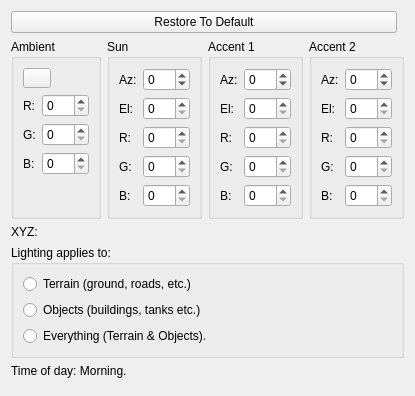
<?xml version="1.0" encoding="UTF-8"?>
<ui version="4.0">
 <class>WBQtGlobalLightPanel</class>
 <widget class="QWidget" name="WBQtGlobalLightPanel">
  <property name="windowTitle">
   <string>Global Light Options</string>
  </property>
  <layout class="QVBoxLayout" name="rootLayout">
   <item>
    <layout class="QHBoxLayout" name="resetRow">
     <item>
      <widget class="QPushButton" name="resetBtn">
       <property name="text">
        <string>Restore To Default</string>
       </property>
      </widget>
     </item>
     <item>
      <spacer name="resetSpacer">
       <property name="orientation">
        <enum>Qt::Horizontal</enum>
       </property>
      </spacer>
     </item>
    </layout>
   </item>
   <item>
    <layout class="QHBoxLayout" name="groupsRow">
     <item>
      <widget class="QGroupBox" name="ambientBox">
       <property name="title">
        <string>Ambient</string>
       </property>
       <layout class="QGridLayout" name="ambGrid" rowstretch="0,0,0,0,1">
        <item row="0" column="0" colspan="2">
         <widget class="QPushButton" name="ambientSwatch">
          <property name="minimumSize">
           <size>
            <width>28</width>
            <height>20</height>
           </size>
          </property>
          <property name="maximumSize">
           <size>
            <width>28</width>
            <height>20</height>
           </size>
          </property>
         </widget>
        </item>
        <item row="1" column="0">
         <widget class="QLabel" name="ambRLabel">
          <property name="text">
           <string>R:</string>
          </property>
         </widget>
        </item>
        <item row="1" column="1">
         <widget class="QSpinBox" name="ambR">
          <property name="maximum">
           <number>255</number>
          </property>
         </widget>
        </item>
        <item row="2" column="0">
         <widget class="QLabel" name="ambGLabel">
          <property name="text">
           <string>G:</string>
          </property>
         </widget>
        </item>
        <item row="2" column="1">
         <widget class="QSpinBox" name="ambG">
          <property name="maximum">
           <number>255</number>
          </property>
         </widget>
        </item>
        <item row="3" column="0">
         <widget class="QLabel" name="ambBLabel">
          <property name="text">
           <string>B:</string>
          </property>
         </widget>
        </item>
        <item row="3" column="1">
         <widget class="QSpinBox" name="ambB">
          <property name="maximum">
           <number>255</number>
          </property>
         </widget>
        </item>
       </layout>
      </widget>
     </item>
     <item>
      <widget class="QGroupBox" name="sunBox">
       <property name="title">
        <string>Sun</string>
       </property>
       <layout class="QGridLayout" name="sunGrid" rowstretch="0,0,0,0,0,1">
        <item row="0" column="0">
         <widget class="QLabel" name="azLabel0">
          <property name="text">
           <string>Az:</string>
          </property>
         </widget>
        </item>
        <item row="0" column="1">
         <widget class="WBQtScrubSpinBox" name="azimuth0">
          <property name="toolTip">
           <string>Azimuth (drag left/right to scrub)</string>
          </property>
          <property name="wrapping">
           <bool>true</bool>
          </property>
          <property name="decimals">
           <number>0</number>
          </property>
          <property name="maximum">
           <double>359.000000000000000</double>
          </property>
          <property name="singleStep">
           <double>1.000000000000000</double>
          </property>
         </widget>
        </item>
        <item row="1" column="0">
         <widget class="QLabel" name="elLabel0">
          <property name="text">
           <string>El:</string>
          </property>
         </widget>
        </item>
        <item row="1" column="1">
         <widget class="WBQtScrubSpinBox" name="elevation0">
          <property name="toolTip">
           <string>Elevation (drag up/down to scrub)</string>
          </property>
          <property name="decimals">
           <number>0</number>
          </property>
          <property name="maximum">
           <double>90.000000000000000</double>
          </property>
          <property name="singleStep">
           <double>1.000000000000000</double>
          </property>
         </widget>
        </item>
        <item row="2" column="0">
         <widget class="QLabel" name="diffRLabel0">
          <property name="text">
           <string>R:</string>
          </property>
         </widget>
        </item>
        <item row="2" column="1">
         <widget class="QSpinBox" name="diffR0">
          <property name="maximum">
           <number>255</number>
          </property>
         </widget>
        </item>
        <item row="3" column="0">
         <widget class="QLabel" name="diffGLabel0">
          <property name="text">
           <string>G:</string>
          </property>
         </widget>
        </item>
        <item row="3" column="1">
         <widget class="QSpinBox" name="diffG0">
          <property name="maximum">
           <number>255</number>
          </property>
         </widget>
        </item>
        <item row="4" column="0">
         <widget class="QLabel" name="diffBLabel0">
          <property name="text">
           <string>B:</string>
          </property>
         </widget>
        </item>
        <item row="4" column="1">
         <widget class="QSpinBox" name="diffB0">
          <property name="maximum">
           <number>255</number>
          </property>
         </widget>
        </item>
       </layout>
      </widget>
     </item>
     <item>
      <widget class="QGroupBox" name="accent1Box">
       <property name="title">
        <string>Accent 1</string>
       </property>
       <layout class="QGridLayout" name="accent1Grid" rowstretch="0,0,0,0,0,1">
        <item row="0" column="0">
         <widget class="QLabel" name="azLabel1">
          <property name="text">
           <string>Az:</string>
          </property>
         </widget>
        </item>
        <item row="0" column="1">
         <widget class="WBQtScrubSpinBox" name="azimuth1">
          <property name="toolTip">
           <string>Azimuth (drag left/right to scrub)</string>
          </property>
          <property name="wrapping">
           <bool>true</bool>
          </property>
          <property name="decimals">
           <number>0</number>
          </property>
          <property name="maximum">
           <double>359.000000000000000</double>
          </property>
          <property name="singleStep">
           <double>1.000000000000000</double>
          </property>
         </widget>
        </item>
        <item row="1" column="0">
         <widget class="QLabel" name="elLabel1">
          <property name="text">
           <string>El:</string>
          </property>
         </widget>
        </item>
        <item row="1" column="1">
         <widget class="WBQtScrubSpinBox" name="elevation1">
          <property name="toolTip">
           <string>Elevation (drag up/down to scrub)</string>
          </property>
          <property name="decimals">
           <number>0</number>
          </property>
          <property name="maximum">
           <double>90.000000000000000</double>
          </property>
          <property name="singleStep">
           <double>1.000000000000000</double>
          </property>
         </widget>
        </item>
        <item row="2" column="0">
         <widget class="QLabel" name="diffRLabel1">
          <property name="text">
           <string>R:</string>
          </property>
         </widget>
        </item>
        <item row="2" column="1">
         <widget class="QSpinBox" name="diffR1">
          <property name="maximum">
           <number>255</number>
          </property>
         </widget>
        </item>
        <item row="3" column="0">
         <widget class="QLabel" name="diffGLabel1">
          <property name="text">
           <string>G:</string>
          </property>
         </widget>
        </item>
        <item row="3" column="1">
         <widget class="QSpinBox" name="diffG1">
          <property name="maximum">
           <number>255</number>
          </property>
         </widget>
        </item>
        <item row="4" column="0">
         <widget class="QLabel" name="diffBLabel1">
          <property name="text">
           <string>B:</string>
          </property>
         </widget>
        </item>
        <item row="4" column="1">
         <widget class="QSpinBox" name="diffB1">
          <property name="maximum">
           <number>255</number>
          </property>
         </widget>
        </item>
       </layout>
      </widget>
     </item>
     <item>
      <widget class="QGroupBox" name="accent2Box">
       <property name="title">
        <string>Accent 2</string>
       </property>
       <layout class="QGridLayout" name="accent2Grid" rowstretch="0,0,0,0,0,1">
        <item row="0" column="0">
         <widget class="QLabel" name="azLabel2">
          <property name="text">
           <string>Az:</string>
          </property>
         </widget>
        </item>
        <item row="0" column="1">
         <widget class="WBQtScrubSpinBox" name="azimuth2">
          <property name="toolTip">
           <string>Azimuth (drag left/right to scrub)</string>
          </property>
          <property name="wrapping">
           <bool>true</bool>
          </property>
          <property name="decimals">
           <number>0</number>
          </property>
          <property name="maximum">
           <double>359.000000000000000</double>
          </property>
          <property name="singleStep">
           <double>1.000000000000000</double>
          </property>
         </widget>
        </item>
        <item row="1" column="0">
         <widget class="QLabel" name="elLabel2">
          <property name="text">
           <string>El:</string>
          </property>
         </widget>
        </item>
        <item row="1" column="1">
         <widget class="WBQtScrubSpinBox" name="elevation2">
          <property name="toolTip">
           <string>Elevation (drag up/down to scrub)</string>
          </property>
          <property name="decimals">
           <number>0</number>
          </property>
          <property name="maximum">
           <double>90.000000000000000</double>
          </property>
          <property name="singleStep">
           <double>1.000000000000000</double>
          </property>
         </widget>
        </item>
        <item row="2" column="0">
         <widget class="QLabel" name="diffRLabel2">
          <property name="text">
           <string>R:</string>
          </property>
         </widget>
        </item>
        <item row="2" column="1">
         <widget class="QSpinBox" name="diffR2">
          <property name="maximum">
           <number>255</number>
          </property>
         </widget>
        </item>
        <item row="3" column="0">
         <widget class="QLabel" name="diffGLabel2">
          <property name="text">
           <string>G:</string>
          </property>
         </widget>
        </item>
        <item row="3" column="1">
         <widget class="QSpinBox" name="diffG2">
          <property name="maximum">
           <number>255</number>
          </property>
         </widget>
        </item>
        <item row="4" column="0">
         <widget class="QLabel" name="diffBLabel2">
          <property name="text">
           <string>B:</string>
          </property>
         </widget>
        </item>
        <item row="4" column="1">
         <widget class="QSpinBox" name="diffB2">
          <property name="maximum">
           <number>255</number>
          </property>
         </widget>
        </item>
       </layout>
      </widget>
     </item>
    </layout>
   </item>
   <item>
    <widget class="QLabel" name="xyzLabel">
     <property name="text">
      <string>XYZ:</string>
     </property>
    </widget>
   </item>
   <item>
    <widget class="QGroupBox" name="applyBox">
     <property name="title">
      <string>Lighting applies to:</string>
     </property>
     <layout class="QVBoxLayout" name="applyLay">
      <item>
       <widget class="QRadioButton" name="radioTerrain">
        <property name="text">
         <string>Terrain (ground, roads, etc.)</string>
        </property>
       </widget>
      </item>
      <item>
       <widget class="QRadioButton" name="radioObjects">
        <property name="text">
         <string>Objects (buildings, tanks etc.)</string>
        </property>
       </widget>
      </item>
      <item>
       <widget class="QRadioButton" name="radioEverything">
        <property name="text">
         <string>Everything (Terrain &amp;&amp; Objects).</string>
        </property>
       </widget>
      </item>
     </layout>
    </widget>
   </item>
   <item>
    <widget class="QLabel" name="todLabel">
     <property name="text">
      <string>Time of day: Morning.</string>
     </property>
    </widget>
   </item>
   <item>
    <spacer name="bottomSpacer">
     <property name="orientation">
      <enum>Qt::Vertical</enum>
     </property>
    </spacer>
   </item>
  </layout>
 </widget>
 <customwidgets>
  <customwidget>
   <class>WBQtScrubSpinBox</class>
   <extends>QDoubleSpinBox</extends>
   <header>WBQtScrubSpinBox.h</header>
  </customwidget>
 </customwidgets>
 <resources/>
 <connections/>
</ui>
